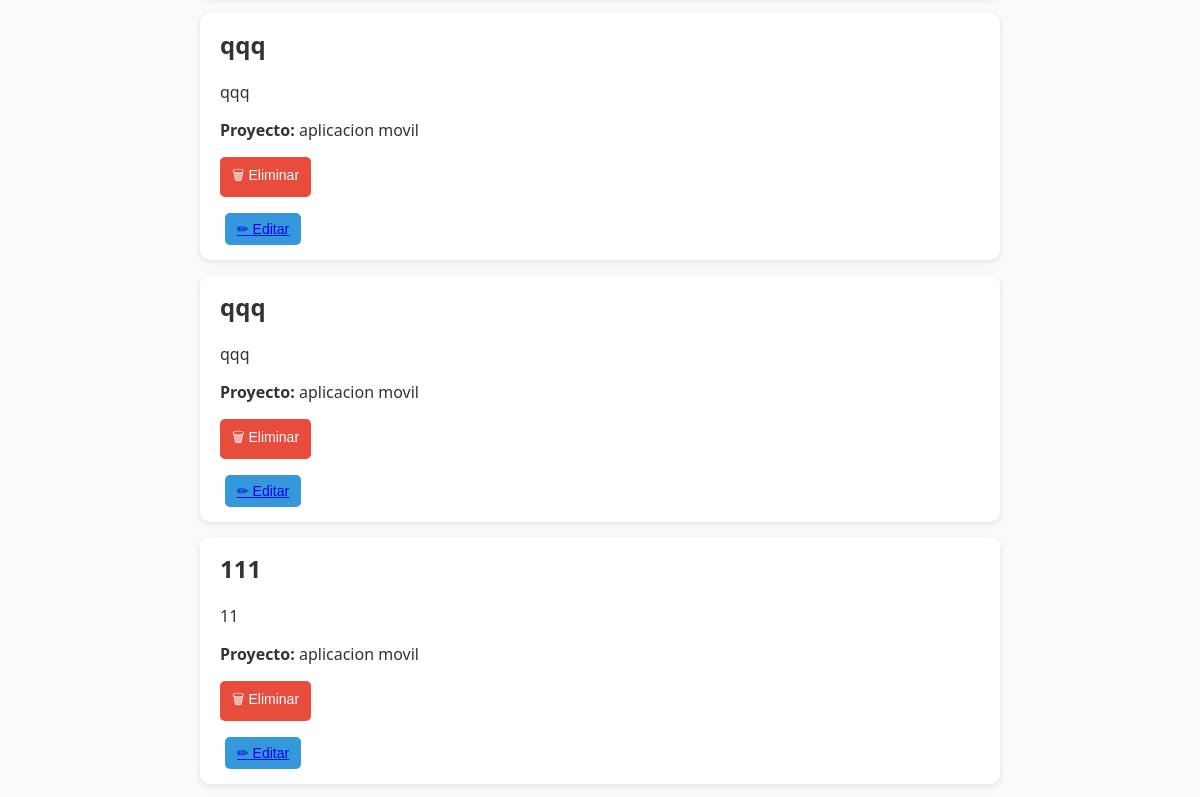
/tasks/ (middle part), run on an earlier commit of the app's database.
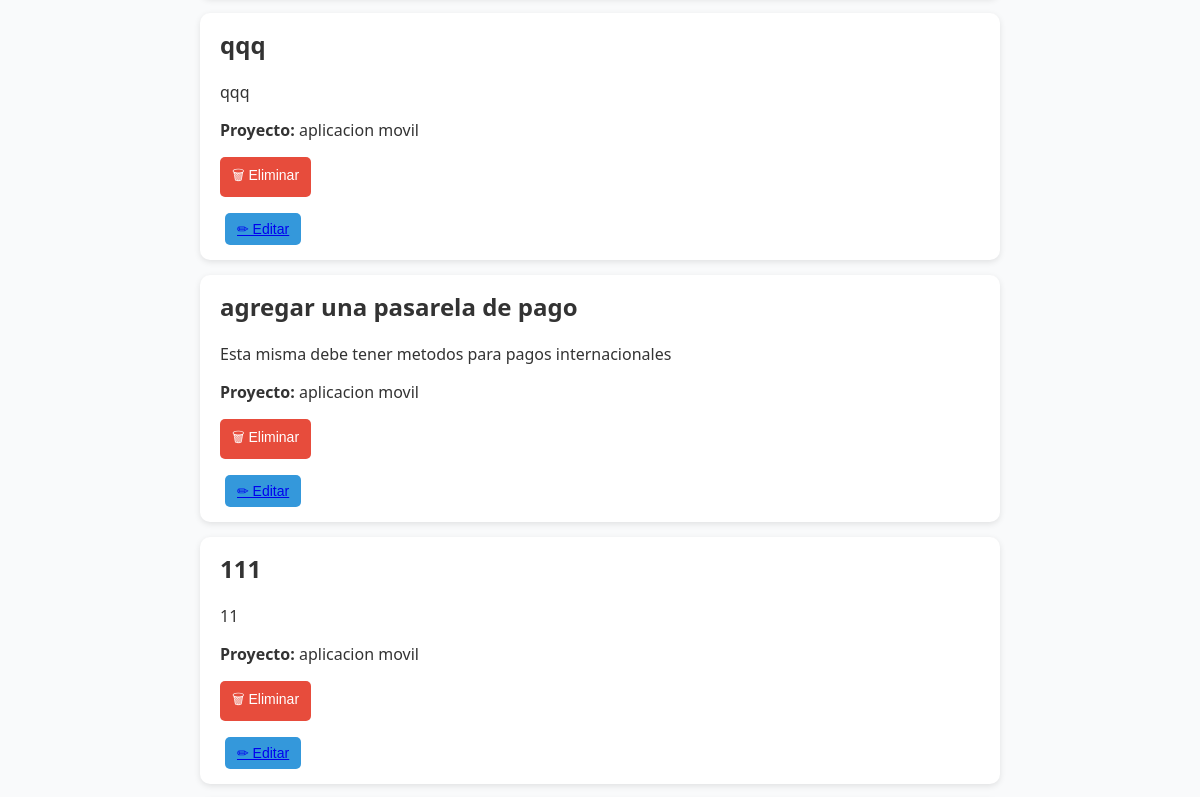
And on a later commit of the database.
### myapp/models.py (models this page shows, shortened)
class Task(models.Model):
    title = models.CharField(max_length=200)
    description = models.TextField()
    project = models.ForeignKey(Project, on_delete=models.CASCADE)
    done = models.BooleanField(default=False)

class Project(models.Model):
    name = models.CharField(max_length=200)

### myapp/views.py (the view)
# urls.py: path('tasks/', views.tasks, name='tasks'),
def tasks(request):
    tasks = list(Task.objects.all())
    return render(request, "Task/task.html", {"tasks": tasks})

### myapp/templates/Task/task.html (shortened to what this page needs)
{% extends 'layouts/navbar.html' %}
{% load static %}
{% block content %}
<link rel="stylesheet" href="{% static 'Task/style.css' %}">
<div class="task-container">
    {% for task in tasks %}
    <div class="task-card {% if task.done %}done{% endif %}">
        <h2>{{ task.title }}</h2>
        <p>{{ task.description }}</p>
        <p><strong>Proyecto:</strong> {{ task.project.name }}</p>
        <div class="actions">
            <form action="{% url 'tasks_delete' task.id %}" method="post">
                <button class="btn-delete" type="submit" onclick="return confirm('¿Estás seguro de que deseas eliminar esta tarea?')">🗑 Eliminar</button>
            </form>
            <button class="btn-update">
            <a href="{% url 'tasks_edit' task.id %}">✏ Editar</a>
            </button>
        </div>
    </div>
    {% endfor %}
</div>
{% endblock %}

What changed in the data, as far as the page shows it:
changed Task: title "qqq" → "agregar una pasarela de pago"; description "qqq" → "Esta misma debe tener metodos para pagos internacionales"
